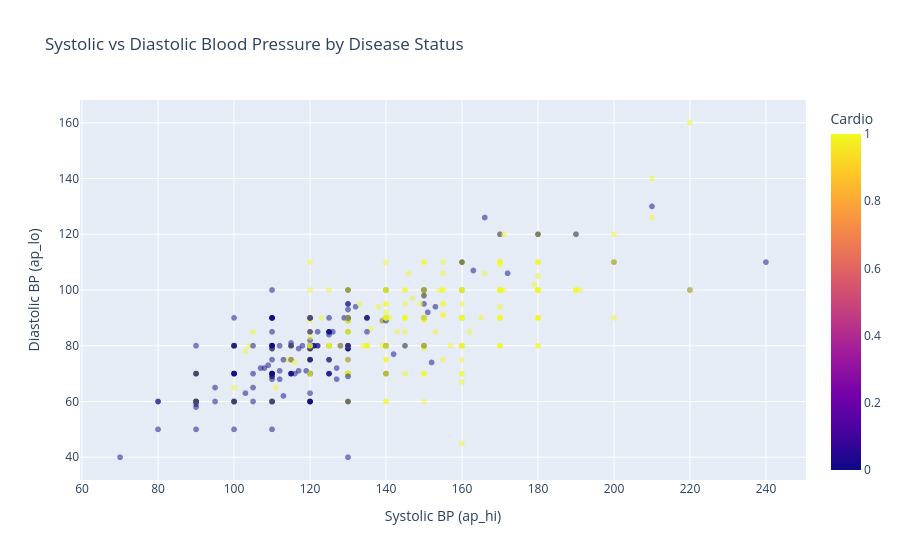

Here is the notebook cell this chart was saved with:
### Code cell
plot_sample = dataEda.sample(5000, random_state=42)
fig = px.scatter(
    plot_sample, x='ap_hi', y='ap_lo', color='cardio',
    color_discrete_map={0: '#2ecc71', 1: '#e74c3c'},
    title='Systolic vs Diastolic Blood Pressure by Disease Status',
    labels={'ap_hi': 'Systolic BP (ap_hi)', 'ap_lo': 'Diastolic BP (ap_lo)', 'cardio': 'Cardio'},
    opacity=0.5
)
fig.show()

### Figure 1 — Plotly figure (JSON) as saved in the notebook; plotly's stock layout.template omitted (floating-point values rounded to 4 significant figures; data arrays with more than 128 entries replaced by an {"elided": "..."} marker saying what was removed)
{"data": [{"hovertemplate": "Systolic BP (ap_hi)=%{x}<br>Diastolic BP (ap_lo)=%{y}<br>Cardio=%{marker.color}<extra></extra>", "legendgroup": "", "marker": {"color": {"elided": "5000 int values"}, "coloraxis": "coloraxis", "opacity": 0.5, "symbol": "circle"}, "mode": "markers", "name": "", "showlegend": false, "type": "scattergl", "x": {"elided": "5000 int values"}, "xaxis": "x", "y": {"elided": "5000 int values"}, "yaxis": "y"}], "layout": {"coloraxis": {"colorbar": {"title": {"text": "Cardio"}}, "colorscale": [[0, "#0d0887"], [0.1111, "#46039f"], [0.2222, "#7201a8"], [0.3333, "#9c179e"], [0.4444, "#bd3786"], [0.5556, "#d8576b"], [0.6667, "#ed7953"], [0.7778, "#fb9f3a"], [0.8889, "#fdca26"], [1, "#f0f921"]]}, "legend": {"tracegroupgap": 0}, "title": {"text": "Systolic vs Diastolic Blood Pressure by Disease Status"}, "xaxis": {"anchor": "y", "domain": [0, 1], "title": {"text": "Systolic BP (ap_hi)"}}, "yaxis": {"anchor": "x", "domain": [0, 1], "title": {"text": "Diastolic BP (ap_lo)"}}}}
